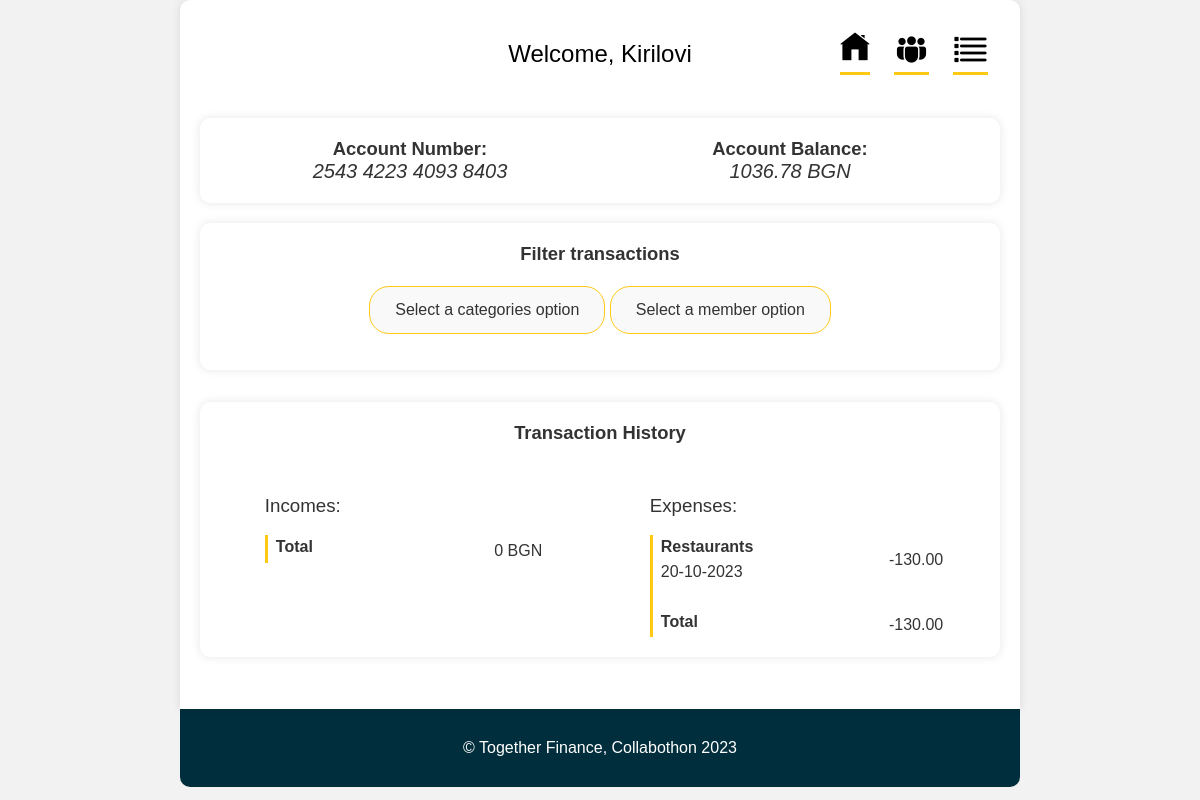
The page /family/?q=Restaurants on the database its author committed.
### base/models.py (models this page shows, shortened)
class Account(models.Model):
    holder = models.ForeignKey(Customer, on_delete=models.SET_NULL, null=True)
    number = models.CharField(max_length=20)
    amount = models.DecimalField(default=0, max_digits=20, decimal_places=2)
    updated = models.DateTimeField(auto_now=True)
    created = models.DateTimeField(auto_now_add=True)
    members = models.ManyToManyField(Customer, related_name="members", blank=True, null=True)
    type = models.CharField(max_length=20, choices=TYPES, blank=True)
    name = models.CharField(max_length=50, null=True)

class Transactions(models.Model):
    affected_account = models.ForeignKey(Account, on_delete=models.SET_NULL, null=True)
    amount = models.DecimalField(max_digits=20, decimal_places=2)
    updated = models.DateTimeField(auto_now=True)
    created = models.DateTimeField(auto_now_add=True)
    person = models.ForeignKey(Customer, on_delete=models.SET_NULL, null=True)
    category = models.CharField(max_length=20, choices=CATEGORIES, default="Other")
    class Meta:
        ordering = ["-updated", "-created"]

### base/views.py (the view)
# urls.py: path("family/", views.family_page, name="family"),
def family_page(request):
    q = request.GET.get("q") if request.GET.get("q") is not None else ""
    account = Account.objects.get(name="Kirilovi")
    transactions = Transactions.objects.filter(
        (Q(person__name__icontains=q) & Q(affected_account=account)) |
        (Q(affected_account=account) & Q(category__icontains=q))
    )
    total_spent_amount = sum(t.amount for t in transactions if t.amount < 0)
    total_income_amount = sum(t.amount for t in transactions if t.amount >= 0)
    category_counts = Transactions.objects.values('category').annotate(count=Count('category'))
    unique_categories = [item['category'] for item in category_counts]
    account.amount = set_account_amount(account)
    members = account.members
    context = {"account": account,
               "transactions": transactions,
               "members": members,
               "categories": unique_categories,
               "total_spent_amount": total_spent_amount,
               "total_income_amount": total_income_amount
               }
    return render(request, "family.html", context)

### base/views.py (called while the page is built)
def set_account_amount(account):
    transactions = Transactions.objects.filter(affected_account=account)
    amount = 0
    for t in transactions:
        amount += t.amount
    return amount

### templates/family.html (shortened to what this page needs)
<!DOCTYPE html>
{% load static %}
<html lang="en">
  <head>
    <link rel="stylesheet" href="{% static 'styles/style.css' %}"/>
    <link rel="stylesheet" href="{% static 'styles/family_style.css' %}" />
  </head>
  <body>
    <div class="container">
      <header>
        <h1>Welcome, {{account.name}}</h1>
        <nav class="nav">
          <ul>
            <li>
              <a href="{% url 'home' %}"
                ><img src="{% static 'images/home-nav.png' %}" class="home-img"
              /></a>
            </li>
            <li>
              <a href="{% url 'family' %}">
                <img src="{% static 'images/members.png' %}" class="members-img" />
              </a>
            </li>
              <li>
              <a href="{% url 'members' %}">
                <img src="{% static 'images/list-icon.png' %}" class="list-img" />
              </a>
            </li>
          </ul>
        </nav>
      </header>
      <section class="tab-content">
        <div class="tab home-tab active">
          <section class="account-info">
            <div class="account-details">
              <h2>Account Number:</h2>
              <p><i>{{account.number}}</i></p>
            </div>
            <div class="account-balance">
              <h2>Account Balance:</h2>
              <p><i>{{ account.amount }} BGN</i></p>
            </div>
          </section>
          <section class="filters">
            <h2>Filter transactions</h2>
            <div class="select custom-select">
              <div class="selectT select-trigger">Select a categories option</div>
            </div>
            <div class="select custom-select2">
              <div class="selectT select-trigger2">Select a member option</div>
            </div>
          </section>
          <section class="transaction-history">
            <h2 class="transactions-heading">Transaction History</h2>
            <div class="transaction-list">
              <div class="transactions-container">
                <div class="incomes">
                  <h3>Incomes:</h3>
                <div class="transaction-container t-item-1">
                    <article class="transaction">
                      <div class="name-date">
                        <p class="trans-name">Total</p>
                      </div>
                      <div class="value"> {{ total_income_amount }} BGN </div>
                    </article>
                  </div>
            </div>
                <div class="expenses">
                  <h3>Expenses:</h3>
                    {% for t in transactions %}
                        {% if t.amount < 0 %}
                    <div class="transaction-container t-item-1">
                        <article class="transaction">
                        <div class="name-date">
                        <p class="trans-name">{{ t.category }}</p>
                        <p class="trans-date">{{ t.created|date:"d-m-Y"}}</p>
                      </div>
                      <div class="value">{{ t.amount }}</div>
                    </article>
                  </div>
                        {% endif %}
                    {% endfor %}
                    <div class="transaction-container t-item-1">
                        <article class="transaction">
                        <div class="name-date">
                        <p class="trans-name">Total</p>
                      </div>
                      <div class="value">{{ total_spent_amount }}</div>
                    </article>
                  </div>
                </div>
              </div>
          </section>
        </div>
      </section>
    </div>
    <footer>
      <p>&copy; Together Finance, Collabothon 2023</p>
    </footer>
  </body>
</html>

### static/styles/style.css (style rules this page uses)
body, h1, h2, p, ul { margin: 0; padding: 0; list-style: none; }
body { font-family: "Arial", sans-serif; background-color: #f2f2f2; color: #333; font-size: 16px; }
.container { max-width: 800px; margin: 0 auto; background-color: #fff; padding: 20px; border-radius: 10px 10px 0 0; box-shadow: 0 0 10px rgba(0, 0, 0, 0.1); position: relative; }
footer { max-width: 800px; margin: 0 auto; padding: 20px; padding: 30px 20px; border-radius: 0 0 10px 10px; color: white; text-align: center; }
header { padding: 20px; color: #000; text-align: center; }
h1 { font-weight: 100; font-size: 24px; margin-bottom: 10px; }
h2 { font-size: 1.15rem; }
ul { position: absolute; display: flex; top: 2rem; right: 2rem; }
.home-img, .members-img { margin-right: 1.5rem; padding-bottom: 0.3rem; }
.home-img, .members-img, .list-img { box-sizing: border-box; border-bottom: 3px solid #ffc914; transition: 0.3s all linear; }
.home-img { padding-bottom: 0.6rem; }
.list-img { padding-bottom: 0.3rem; }
.tab-content { margin-top: 20px; }
.account-info { display: grid; grid-template-columns: repeat(2, 1fr); background-color: #fff; padding: 20px; border-radius: 10px; box-shadow: 0 0 10px rgba(0, 0, 0, 0.1); margin-bottom: 20px; }
.account-details, .account-balance { text-align: center; }
.account-details p, .account-balance p { font-size: 20px; color: #333; }
footer { background: #002e3c; }
.transaction-history { background-color: #fff; padding: 20px; margin-bottom: 2rem; border-radius: 10px; box-shadow: 0 0 10px rgba(0, 0, 0, 0.1); }
.transaction-list { margin: 0 2rem; }
.transaction-container { margin-top: 2rem; }
.transaction { display: flex; justify-content: space-between; }
.value { display: flex; align-items: center; }
.trans-name { display: inline-block; margin-bottom: 0.4rem; font-weight: bold; }
.transactions-heading { font-weight: 100; text-align: center; margin-bottom: 2rem; }

### static/styles/family_style.css (style rules this page uses)
h3 { font-weight: 500; }
.transactions-container { display: grid; grid-template-columns: repeat(2, 1fr); grid-gap: 10px; }
.transaction-container { border-left: 3px solid #ffc914; margin-top: 0; padding-top: 2rem; padding-left: 0.5rem; }
.incomes, .expenses { padding-left: 0.8rem; }
.incomes { margin-right: 3rem; }
.incomes .value { margin-right: 0.3rem; }
.expenses .value { margin-right: 0.3rem; }
.expenses { margin-left: 2rem; }
.expenses > *:nth-child(2), .incomes > *:nth-child(2) { padding-top: 0.2rem; margin-top: 1rem; }
.transactions-heading { margin-bottom: 2rem; font-weight: 600; }
.filters { background-color: #fff; padding: 20px; margin-bottom: 2rem; border-radius: 10px; box-shadow: 0 0 10px rgba(0, 0, 0, 0.1); text-align: center; }
.filters h2 { margin-bottom: 1.3rem; }
.custom-select { position: relative; display: inline-block; cursor: pointer; margin-bottom: 1rem; }
.select-trigger { padding: 14px 25px; background-color: #f9f9f9; color: #333; font-size: 16px; border: 0.02rem solid #ffc914; border-radius: 20px; }
.custom-select2 { position: relative; display: inline-block; cursor: pointer; }
.select-trigger2 { padding: 14px 25px; background-color: #f9f9f9; color: #333; font-size: 16px; border: 0.02rem solid #ffc914; border-radius: 20px; }

### rows shown on the page
Account: name "Kirilovi", number "2543 4223 4093 8403", amount "1036.78"
Transactions: category "Restaurants", created "20-10-2023", amount "-130.00"

### other values the page prints
{{ total_income_amount }} "0"
{{ total_spent_amount }} "-130.00"
